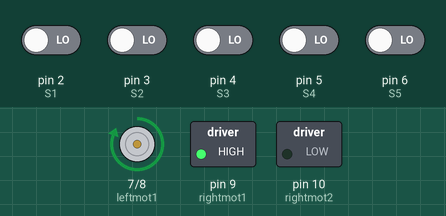
This sketch was run on a simulated Arduino Uno, built with avr-gcc and run on an emulated ATmega328P. On the bench: motor-driver pin pairs drawn as motors (green arrow = first pin HIGH = forward, orange = second pin HIGH = backward, longer = more drive), switched loads named in the sketch (green lamp = pin HIGH). The inputs (shaded band) are chosen by the test bench; at power-on: pin 2 (S1), pin 3 (S2), pin 4 (S3), pin 5 (S4), pin 6 (S5) LOW. Pins used as bus, display or sensor lines are not drawn. At 2.0 s the program stops and its outputs stay as they are.

Above: at 1.8 s.
1.9 s: pin 4 (S3) driven HIGH
At 3.0 s:
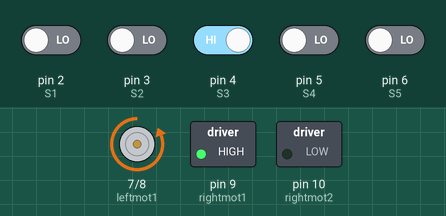
Timing chart, 0 to 3.5 s (numbered marks = the images above; inputs shaded):
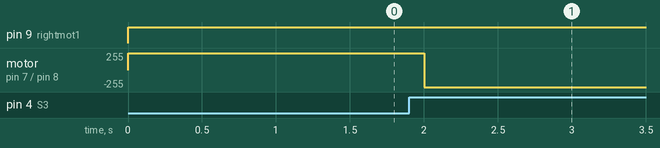

The sketch:

codigo_motor.ino
```cpp
//Pinos sensores óticos
#define S1 2
#define S2 3
#define S3 4
#define S4 5
#define S5 6

//Pinos motores CC
  //Esquerda
  #define leftmot1  7  //IN1
  #define leftmot2  8  //IN2

  //Direita
  #define rightmot1 9  //IN3
  #define rightmot2 10 //IN4

//Pinos energia (baixa corrente => não usar para os motores)
#define VCC 11

//Strings de movimento
#define MOV_AVANCAR         0
#define MOV_RECUAR          1
#define MOV_FREAR           2
#define MOV_PARAR           3
#define MOV_ESQUERDA_PARADO 4
#define MOV_DIREITA_PARADO  5
#define MOV_ESQUERDA_VOLTA  6
#define MOV_DIREITA_VOLTA   7
#define ESQUERDA            8
#define DIREITA             9

//Definição do modo de giro
//#define MOV_PARADO
#define MOV_VOLTA

//Identificação da linha
#define BRANCO HIGH
#define PRETO LOW

/*
 * Motor da esquerda:
 * out1 fio preto
 * out2 fio vermelho
 *
 * Motor da direita:
 * out4 fio preto
 * out3 fio vermelho
 */
void virar(int direcao){
  if(direcao == ESQUERDA){
    #ifdef MOV_PARADO
      sentido(MOV_ESQUERDA_PARADO);
    #endif

    #ifdef MOV_VOLTA
      sentido(MOV_ESQUERDA_VOLTA);
    #endif
  }
  else if(direcao == DIREITA){
    #ifdef MOV_PARADO
      sentido(MOV_DIREITA_PARADO);
    #endif

    #ifdef MOV_VOLTA
      sentido(MOV_DIREITA_VOLTA);
    #endif
  }
}

void sentido(int comando){
  if(comando == MOV_RECUAR){
    digitalWrite(leftmot1, LOW);
    digitalWrite(leftmot2, HIGH);

    digitalWrite(rightmot1, LOW);
    digitalWrite(rightmot2, HIGH);
  }
  else if(comando == MOV_AVANCAR){
    digitalWrite(leftmot1, HIGH);
    digitalWrite(leftmot2, LOW);

    digitalWrite(rightmot1, HIGH);
    digitalWrite(rightmot2, LOW);
  }
  else if(comando == MOV_FREAR){
    digitalWrite(leftmot1, HIGH);
    digitalWrite(leftmot2, HIGH);

    digitalWrite(rightmot1, HIGH);
    digitalWrite(rightmot2, HIGH);
  }
  else if(comando == MOV_PARAR){
    digitalWrite(leftmot1, LOW);
    digitalWrite(leftmot2, LOW);

    digitalWrite(rightmot1, LOW);
    digitalWrite(rightmot2, LOW);
  }
  else if(comando == MOV_ESQUERDA_PARADO){
    digitalWrite(leftmot1, LOW);
    digitalWrite(leftmot2, LOW);

    digitalWrite(rightmot1, HIGH);
    digitalWrite(rightmot2, LOW);
  }
  else if(comando == MOV_DIREITA_PARADO){
    digitalWrite(leftmot1, HIGH);
    digitalWrite(leftmot2, LOW);

    digitalWrite(rightmot1, LOW);
    digitalWrite(rightmot2, LOW);
  }
  else if(comando == MOV_ESQUERDA_VOLTA){
    digitalWrite(leftmot1, LOW);
    digitalWrite(leftmot2, HIGH);

    digitalWrite(rightmot1, HIGH);
    digitalWrite(rightmot2, LOW);
  }
  else if(comando == MOV_DIREITA_VOLTA){
    digitalWrite(leftmot1, HIGH);
    digitalWrite(leftmot2, LOW);

    digitalWrite(rightmot1, LOW);
    digitalWrite(rightmot2, HIGH);
  }
}

void configuraPinosSensores(){
  //Sensores óticos
  pinMode(S1, INPUT);
  pinMode(S2, INPUT);
  pinMode(S3, INPUT);
  pinMode(S4, INPUT);
  pinMode(S5, INPUT);
}

void configuraPinosMotores(){
  //Motores
  pinMode(leftmot1, OUTPUT);
  pinMode(leftmot2, OUTPUT);
  pinMode(rightmot1, OUTPUT);
  pinMode(rightmot2, OUTPUT);
}

void setup(){
  //Definir se os pinos serão de entrada ou de saída
  configuraPinosSensores();
  configuraPinosMotores();
  //VCC
  pinMode(VCC, OUTPUT);
  digitalWrite(VCC, HIGH);

  Serial.begin(115200);
}

void loop()
{
  //Ler os 5 sensores do sensor ótico: HIGH = branco    LOW = preto
  int v1 = digitalRead(S1);
  int v2 = digitalRead(S2);
  int v3 = digitalRead(S3);
  int v4 = digitalRead(S4);
  int v5 = digitalRead(S5);

  //MOV_AVANCAR ; MOV_RECUAR ; MOV_PARAR

  /*
   * Casos possíveis que não foram tratados:
   * - Início de uma curva, mas v2, v3 e v4 detectam branco no começo dela (o carrinho parará)
   * -
   */
  if(v3 == BRANCO && v2 == BRANCO && v4 == BRANCO){
    sentido(MOV_PARAR);
  }
  else if(v3 == BRANCO && v2 == PRETO){
    while(v3 != PRETO){
      virar(ESQUERDA);
    }
  }
  else if(v3 == BRANCO && v4 == PRETO){
    while(v3 != PRETO){
      virar(DIREITA);
    }
  }
  else{
    sentido(MOV_AVANCAR);
  }

  delay(500);
}
```

Measured:
- after the input at 1.9 s, motor on pin 7 (leftmot1) / pin 8 (leftmot2): forward 255/255 → backward 255/255 after 0.10 s
